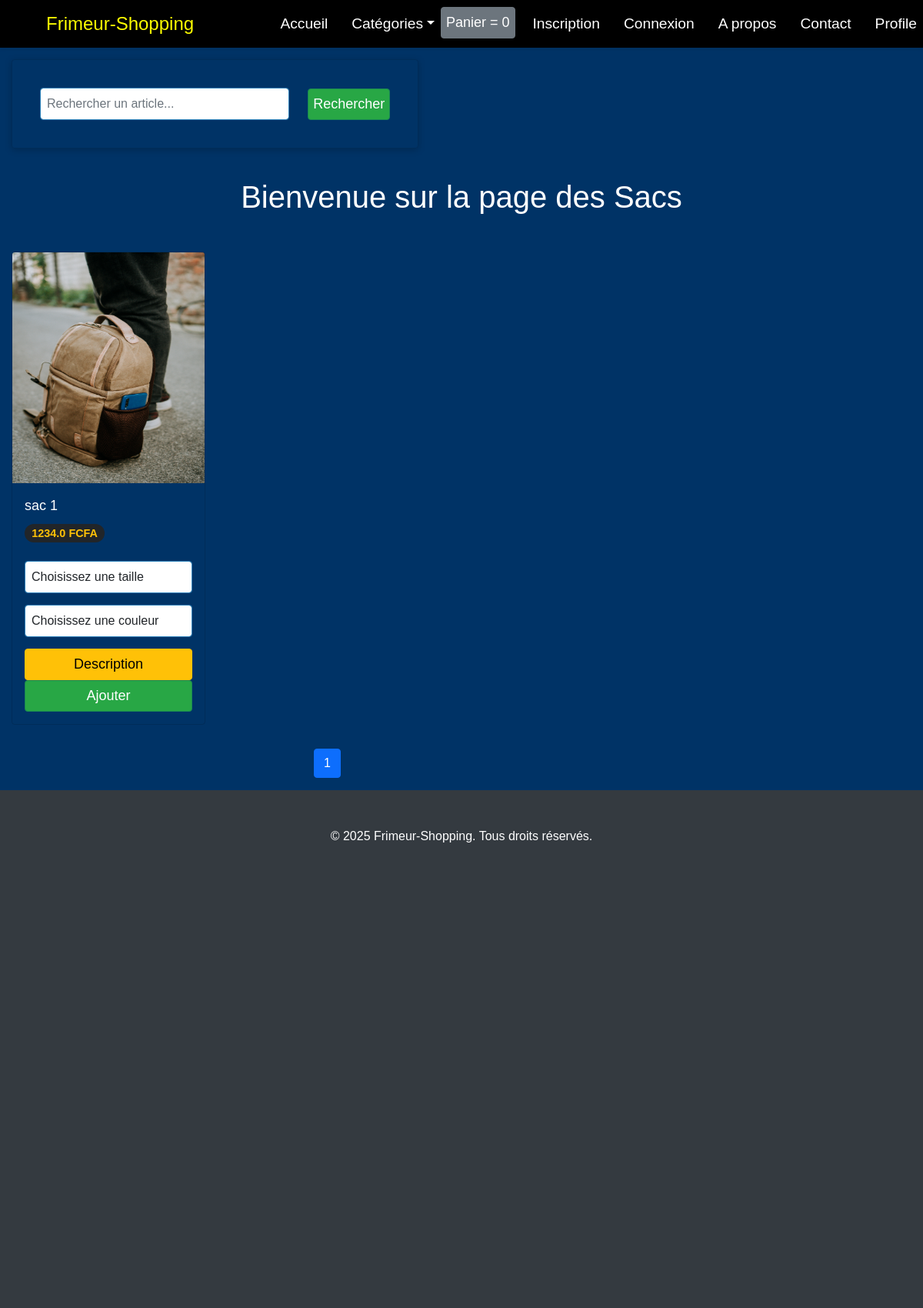
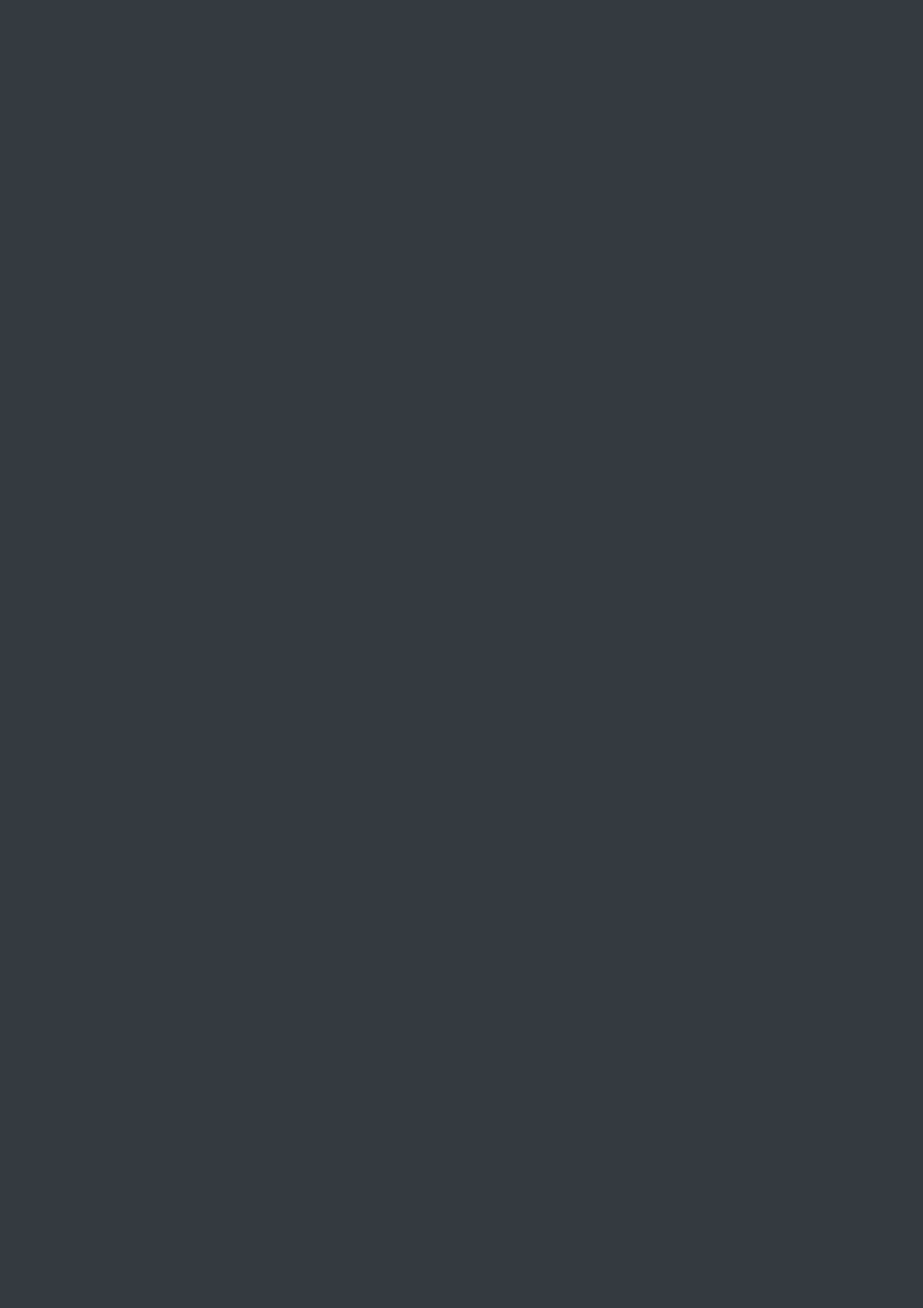
/categorie/Sac (upper part), run on the app's committed database (2 pictures, top to bottom).
### shop/models.py (models this page shows, shortened)
class Category(models.Model) :
    name  = models.CharField(max_length=500)
    date_added = models.DateTimeField(auto_now=True)
    class Meta :
        ordering = ['date_added']
    def __str__(self) -> str:
        return self.name

class Product(models.Model) :
    title = models.CharField(max_length=500)
    price = models.FloatField()
    description = models.TextField()
    image = models.ImageField(upload_to = 'media/', blank = True)
    date_added = models.DateTimeField(auto_now=True)
    category = models.ForeignKey(Category, related_name='category', on_delete=models.CASCADE)
    sizes = models.ManyToManyField(Size)
    colors = models.ManyToManyField(Color)
    class Meta :
        ordering = ['-date_added']

### shop/views.py (the view)
# urls.py: path('categorie/<str:foo>', views.categorie, name='categorie'),
def categorie(request, foo) :
    foo = foo.replace('-',' ')
    try :
        categorie = Category.objects.get(name = foo)
        products = Product.objects.filter(category = categorie)
        paginator = Paginator(products, 4)
        page = request.GET.get('page')
        products = paginator.get_page(page)
        return render(request, "shop/categories.html",{'products':products, 'categorie':categorie})
    except :
        return redirect ('home')

### shop/templates/shop/categories.html (shortened to what this page needs)
{% extends "shop/base.html" %}
{% load static %}
{% block content %}
    <div class="row">
        <div class="col-md-6">
            <form class="card card-sm">
                <div class="card-body row no-gutters align-items-center">
                    <div class="col">
                        <input type="search" name="item-name" placeholder="Rechercher un article..." class="form-control form-control-borderless">
                    </div>
                    <div class="col-auto">
                        <button type="submit" class="btn btn-success">Rechercher</button>
                    </div>
                </div>
            </form>
        </div>
    </div>
    <br>
    <h1 class="text-center" style="color: white;">Bienvenue sur la page des {{categorie}}s</h1>
    <br>
    <div class="row">
        {% for product in products %}
            <div class="col-md-3">
                <div class="card">
                    <img src="{{ product.image.url }}" alt="Image de l'article" class="product card-img-top rounded-custom">
                    <div class="card-body">
                        <div id="aa{{ product.id }}" class="card-title">{{ product.title }}</div>
                        <div id="price{{ product.id }}" class="card-text badge badge-warning rounded-pill bg-dark text-warning price-badge">{{ product.price }} <span>FCFA</span></div>
                        <br><br>
                        <div class="form-group options">
                            <select id="size{{ product.id }}" class="form-control">
                                <option value="" disabled selected>Choisissez une taille</option>
                            </select>
                        </div>
                        <div class="form-group">
                            <select id="color{{ product.id }}" class="form-control">
                                <option value="" disabled selected>Choisissez une couleur</option>
                            </select>
                        </div>
                        <a href="{% url 'detail' product.id %}" class="btn btn-warning">Description</a>
                        <button id="{{ product.id }}" class="btn btn-success ted" data-image="{{ product.image.url }}">Ajouter</button>
                    </div>
                </div>
            </div>
        {%endfor%}
    </div>
    <div class="row mt-3">
        <div class="col-md-3 offset-md-4">
            <ul class="pagination">
                <li class="page-item active">
                    <a class="page-link" href="?page={{products.number}}">{{products.number}}</a>
                </li>
            </ul>
        </div>
    </div>
{% endblock %}

### static/css/baseStyle.css (style rules this page uses)
body { font-family: 'Arial', sans-serif; margin: 0; padding: 0; background-color: #003366; color: white; height: 100%; }
form { background-color: #34495e; padding: 20px; border-radius: 8px; box-shadow: 0 2px 10px rgba(0, 0, 0, 0.2); margin: 20px auto; max-width: 90%; }
.form-control { border-radius: 4px; border: 1px solid #2980b9; transition: border-color 0.3s; font-size: 1rem; padding: 0.5rem; }
.form-group { margin-bottom: 15px; }
input[type="text"], select { width: 100%; padding: 10px; border: 1px solid #ccc; border-radius: 5px; font-size: 14px; transition: border-color 0.3s; }
.product { width: 100%; height: auto; }
.card { margin: 15px; background-color: inherit; }
.card-title { font-size: 1.5vw; margin-bottom: 10px; }
.card-text { font-size: 1.2vw; }
.card-img-top { width: 100%; height: 300px; }
.btn { width: 100%; padding: 0.5vw; font-size: 1.5vw; }
.btn-warning { background-color: #ffc107; }
.btn-success { background-color: #28a745; }

### data on the page
Category: name "Sac"
Product: image (picture), title "sac 1", price "1234.0"

### other printed values
{{ products.number }} "1"
